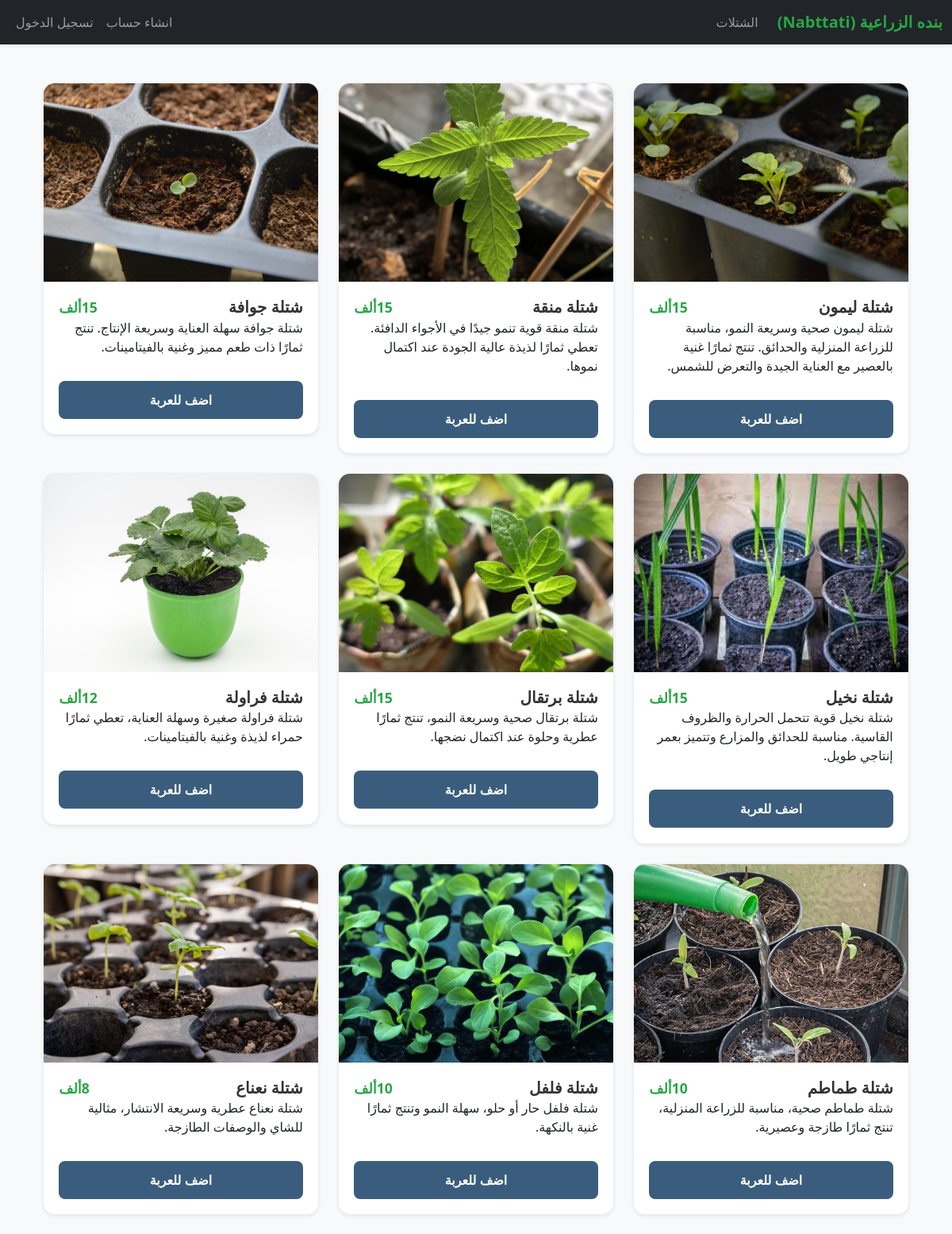
The page / on the database its author committed.
### tables this page shows
CREATE TABLE plants(
        id INTEGER PRIMARY KEY,
        name TEXT utf8mb4,
        price NUMBER,
        description TEXT utf8mb4,
        image TEXT 
    );

### app.py (the view)
@app.route("/", methods=["POST", "GET"])
def index():
    plants= db.execute("SELECT * FROM plants")
    return render_template("index.html", plants=plants)

### app.py (called while the page is built)
@app.after_request
def after_request(response):
    response.headers["Cache-Control"] = "no-cache, no-store, must-revalidate"
    response.headers["Expires"] = 0
    response.headers["Pragma"] = "no-cache"
    return response

### templates/index.html (shortened to what this page needs)
{% extends "layout.html" %}
{% block main %}
<div class="container mt-5">
    <div class="row">
    {% for plant in plants %}
        <div class="col-md-4 col-sm-6 mb-4">
            <div class="plant_card shadow-sm">
                <img src="{{plant['image']}}" alt="{{plant['name']}}">
                <div class="plant-body">
                    <div class="d-flex justify-content-between align-items-center">
                        <h5 class="plant-title">{{plant["name"]}}</h5>
                        <span class="plant-price">{{plant["price"]}}ألف</span>
                    </div>
                    <p>{{plant["description"]}}</p>
                    <form action="/cart" method="post">
                        <button class="btn btn-add" type="submit">اضف للعربة</button>
                    </form>
                </div>
            </div>
        </div>
        {% endfor %}
    </div>
</div>
{% endblock %}

### templates/layout.html (shortened to what this page needs)
<!DOCTYPE html>
<html lang="ar" dir="rtl">
<head>
    <link href="https://cdn.jsdelivr.net/npm/bootstrap@5.3.0/dist/css/bootstrap.rtl.min.css" rel="stylesheet" >
    <link href="static/styles.css" rel="stylesheet">
</head>
<body>
    <nav class="navbar navbar-expand-lg navbar-dark bg-dark shadow-sm">
        <div class="container-fluid">
            <a class="navbar-brand" href="/">بنده الزراعية (Nabttati)</a>
            {% if session["user_id"] %}
            <div class="collapse navbar-collapse" id="id">
                <ul class="navbar-nav mu-auto">
                    <li class="nav-item"><a class="nav-link" href="/">الشتلات</a></li>
                    <li class="nav-item"><a class="nav-link" href="/cart">عربة التسوق</a></li>
                </ul>
                <div class="navbar-nav ms-auto"><a class="nav-link" href="/logout">تسجيل خروج</a></div>
            </div>
            {% else %}
            <div class="collapse navbar-collapse" id="id">
                <div class="navbar-nav mu-auto"><a class="nav-link" href="/">الشتلات</a></div>
                <div class="navbar-nav ms-auto"><a class="nav-link" href="/register">انشاء حساب</a></div>
            </div>
            <div class="navbar-nav mu-auto">
                <a class="nav-link" href="/login">تسجيل الدخول</a>
            </div>
            {% endif %}
        </div>
    </nav>
    <main class="container mt-4">
        {% block main %}{% endblock %}
    </main>
</body>
</html>

### static/styles.css (style rules this page uses)
body { background-color: #f8f9fa; font-family: 'Segoe UI', Tahoma, Geneva, Verdana, sans-serif; }
.navbar-brand { font-weight: bold; color: #28a745 !important; }
.plant_card { background: white; border-radius: 15px; overflow: hidden; transition: transform 0.3s ease; border: 1px solid #eee; direction: rtl; text-align: right; }
.plant_card img { width: 100%; height: 250px; object-fit: cover; }
.plant-body { padding: 1.2rem; }
.plant-title { margin: 0; font-size: 1.25rem; font-weight: bold; color: #333; }
.plant-price { color: #28a745; font-weight: bold; font-size: 1.1rem; }
.btn-add { width: 100%; background-color: #3b5d7d; color: white; border: none; padding: 12px; border-radius: 8px; font-weight: bold; cursor: pointer; margin-top: 15px; transition: background 0.2s; }

### rows shown on the page
plants: image (picture), name "شتلة ليمون", price "15", description "شتلة ليمون صحية وسريعة النمو، مناسبة للزراعة المنزلية والحدائق. تنتج ثمارًا غنية بالعصير مع العناية الجيدة والتعرض للشمس."
plants: image (picture), name "شتلة منقة", price "15", description "شتلة منقة قوية تنمو جيدًا في الأجواء الدافئة. تعطي ثمارًا لذيذة عالية الجودة عند اكتمال نموها."
plants: image (picture), name "شتلة جوافة", price "15", description "شتلة جوافة سهلة العناية وسريعة الإنتاج. تنتج ثمارًا ذات طعم مميز وغنية بالفيتامينات."
plants: image (picture), name "شتلة نخيل", price "15", description "شتلة نخيل قوية تتحمل الحرارة والظروف القاسية. مناسبة للحدائق والمزارع وتتميز بعمر إنتاجي طويل."
plants: image (picture), name "شتلة برتقال", price "15", description "شتلة برتقال صحية وسريعة النمو، تنتج ثمارًا عطرية وحلوة عند اكتمال نضجها."
plants: image (picture), name "شتلة فراولة", price "12", description "شتلة فراولة صغيرة وسهلة العناية، تعطي ثمارًا حمراء لذيذة وغنية بالفيتامينات."
plants: image (picture), name "شتلة طماطم", price "10", description "شتلة طماطم صحية، مناسبة للزراعة المنزلية، تنتج ثمارًا طازجة وعصيرية."
plants: image (picture), name "شتلة فلفل", price "10", description "شتلة فلفل حار أو حلو، سهلة النمو وتنتج ثمارًا غنية بالنكهة."
plants: image (picture), name "شتلة نعناع", price "8", description "شتلة نعناع عطرية وسريعة الانتشار، مثالية للشاي والوصفات الطازجة."
